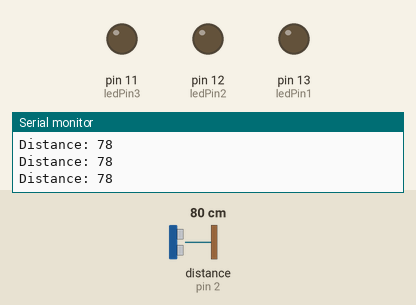
This sketch was run on a simulated Arduino Uno, built with avr-gcc and run on an emulated ATmega328P. Parts: output pins drawn as LEDs (lit = HIGH), the last lines printed to the serial monitor. Wiring (inferred from the names in the program): ultrasonic range finder: trigger pin 3; echo pin 2. Inputs (shaded band) come from the test bench; at power-on: distance to the obstacle (sensor on pin 2) 80 cm. The echo pulse lasts 58.3 µs per cm; pins used as bus, display or sensor lines are not drawn.

Above: at 1.3 s.
1.4 s: distance to the obstacle (sensor on pin 2) set to 33 cm
2.9 s: distance to the obstacle (sensor on pin 2) set to 27 cm
At 4.2 s:
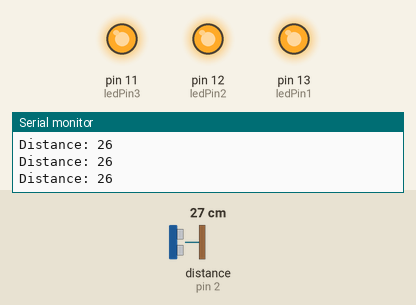
4.5 s: distance to the obstacle (sensor on pin 2) set to 22 cm
6.0 s: distance to the obstacle (sensor on pin 2) set to 18 cm
At 7.1 s:
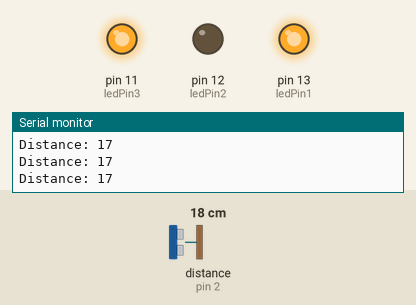
7.5 s: distance to the obstacle (sensor on pin 2) set to 13 cm
9.0 s: distance to the obstacle (sensor on pin 2) set to 9 cm
At 9.7 s:
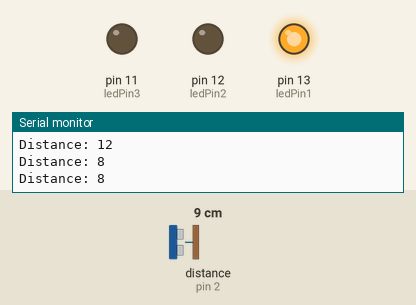
Timing chart, 0 to 11.5 s (numbered marks = the images above; inputs shaded):
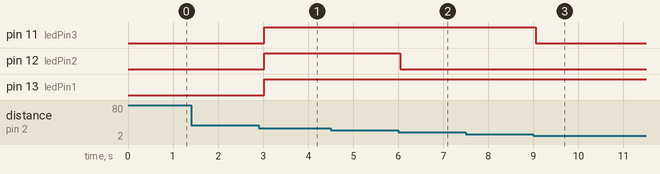

Measured:
- the behaviour switches between 31 and 30 cm on distance to the obstacle (sensor on pin 2) (found by bisection; images 0 and 1)
- the behaviour switches between 21 and 20 cm on distance to the obstacle (sensor on pin 2) (found by bisection; images 1 and 2)
- the behaviour switches between 12 and 11 cm on distance to the obstacle (sensor on pin 2) (found by bisection; images 2 and 3)
- after the input at 2.9 s, pin 11 (ledPin3), pin 12 (ledPin2), pin 13 (ledPin1): LOW → HIGH after 0.13 s
- after the input at 6.0 s, pin 12 (ledPin2): HIGH → LOW at once
- after the input at 9.0 s, pin 11 (ledPin3): HIGH → LOW after 0.05 s

The sketch:

teste-sensor-proximidade.ino
```cpp
const int trigPin = 3;
const int echoPin = 2;
const int ledPin1 = 13;
const int ledPin2 = 12;
const int ledPin3 = 11;

void setup() {
  pinMode(trigPin, OUTPUT);
  pinMode(echoPin, INPUT);
  pinMode(ledPin1, OUTPUT);
  pinMode(ledPin2, OUTPUT);
  pinMode(ledPin3, OUTPUT);
  Serial.begin(9600);
}

void loop() {
  digitalWrite(trigPin, LOW);
  delayMicroseconds(2);
  digitalWrite(trigPin, HIGH);
  delayMicroseconds(10);
  digitalWrite(trigPin, LOW);
  long duration = pulseIn(echoPin, HIGH);
  int distance = duration * 0.034 / 2;
  Serial.print("Distance: ");
  Serial.println(distance);


  if (distance > 0 && distance <= 10) {
    digitalWrite(ledPin1, HIGH);
    digitalWrite(ledPin2, LOW);
    digitalWrite(ledPin3, LOW);
  }
  else if( distance >= 10 && distance < 20 ){
    digitalWrite(ledPin1, HIGH);
    digitalWrite(ledPin2, LOW);
    digitalWrite(ledPin3, HIGH);
  }
  else if( distance >= 20 && distance < 30 ){
    digitalWrite(ledPin1, HIGH);
    digitalWrite(ledPin2, HIGH);
    digitalWrite(ledPin3, HIGH);
  }
   else {
    digitalWrite(ledPin1, LOW);
    digitalWrite(ledPin2, LOW);
    digitalWrite(ledPin3, LOW);
  }
  delay(500);
}
```
